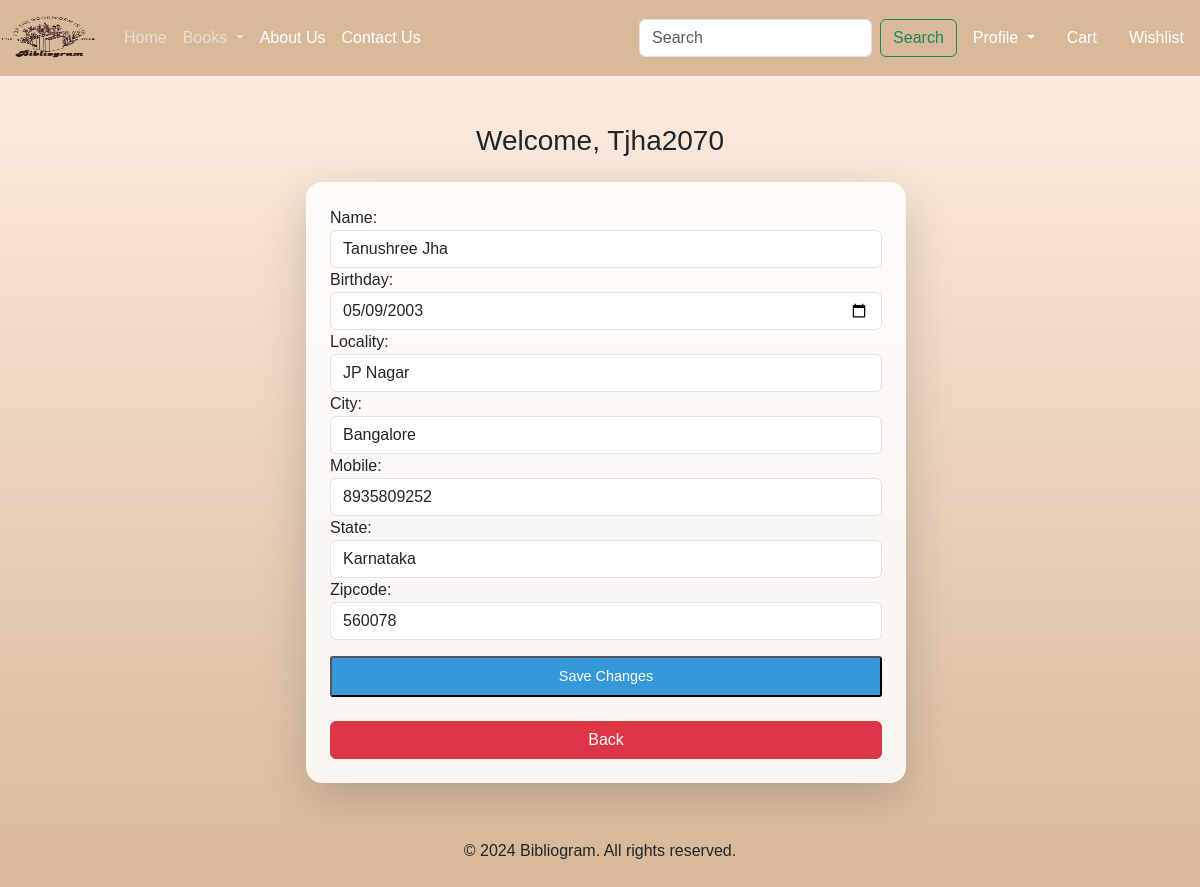
/UpdateAddress/1 (signed in), run on the app's committed database.
### app/models.py (models this page shows, shortened)
class Customer(models.Model):
    user = models.ForeignKey(User, on_delete=models.CASCADE)
    name = models.CharField(max_length=200)
    birthday = models.DateField(null=True, blank=True)
    locality = models.CharField(max_length=400)
    city = models.CharField(max_length=100)
    mobile = models.IntegerField(default=0)
    zipcode = models.IntegerField()
    state = models.CharField(choices=STATE_CHOICES, max_length=100)

### app/views.py (the view, shortened to what this page needs)
# urls.py: path("UpdateAddress/<int:pk>", UpdateAddress.as_view(), name='UpdateAddress'),
class UpdateAddress(View):
    def get(self, request, pk):
        totalitem = 0
        if request.user.is_authenticated:
            totalitem = len(Cart.objects.filter(user=request.user))
        add = Customer.objects.get(pk=pk)
        form=CustomerProfileForm(instance=add)
        return render(request, 'UpdateAddress.html', locals())

### app/forms.py
class CustomerProfileForm(forms.ModelForm):
    class Meta:
        model=Customer
        fields=['name','birthday','locality','city','mobile','state','zipcode']
        widgets={
            'name':forms.TextInput(attrs={'class':'form-control'}),
            'locality':forms.TextInput(attrs={'class':'form-control'}),
            'city':forms.TextInput(attrs={'class':'form-control'}),
            'mobile':forms.NumberInput(attrs={'class':'form-control'}),
            'state':forms.Select(attrs={'class':'form-control'}),
            'zipcode':forms.NumberInput(attrs={'class':'form-control'}),
            'birthday': forms.DateInput(attrs={'class': 'form-control', 'type': 'date'}),
        }

### app/templates/UpdateAddress.html (shortened to what this page needs)
{% extends 'base.html' %}
{% load static %}
{% block main-content %}
<div class="container my-5">
    <div class="row justify-content-center">
        <h3 class="mb-4 text-center">Welcome, <span class="text-capitalize">{{ request.user }}</span></h3>
    </div>
    <div class="col-sm-12 col-md-8 offset-md-3">
        <div class="profile-form-container shadow-lg p-4 rounded-4">
            <form action="" method="post">
                {% for fm in form %}
                    {{ fm.label_tag }} {{ fm }} <small class="text-danger">{{ fm.errors|striptags }}</small>
                {% endfor %}
                <div class="d-grid mt-3">
                    <button type="submit" class="btn-save-changes py-2">Save Changes</button><br>
                    <a href="{% url 'address' %}" type="button" class="btn btn-danger">Back</a>
                </div>
            </form>
        </div>
    </div>
</div>
{% endblock main-content %}

### app/static/app/css/style.css (style rules this page uses)
* { margin: 0; padding: 0; box-sizing: border-box; }
body { background: linear-gradient(135deg, #D8B99A 20%, #F4E1D2 60%, #E0C4A1 100%); font-family: 'Arial', sans-serif; background-size: 400% 400%; animation: gradientFlow 8s ease infinite; }
.container { max-width: 1200px; margin: 0 auto; }

### app/templates/UpdateAddress.html (style rules this page uses)
body { height: 100%; margin: 0; padding: 0; background: linear-gradient(180deg, #FFF0E5, #D8B99A) !important; background-attachment: fixed; }
.profile-form-container { background-color: rgba(255, 255, 255, 0.85); padding: 50px; border-radius: 8px; box-shadow: 0 4px 10px rgba(0, 0, 0, 0.1); width: 100%; max-width: 600px; }
.btn-save-changes { background-color: #3498db; color: white; font-size: 0.9rem; border-radius: 3px; }

### data on the page
Customer: form "Tanushree Jha" "05/09/2003" "JP Nagar" "Bangalore" "8935809252" "Karnataka" "560078"

### other printed values
{{ request.user }} "Tjha2070"
{{ fm.label_tag }} "Name:" "Birthday:" "Locality:" "City:" "Mobile:" "State:" "Zipcode:"
